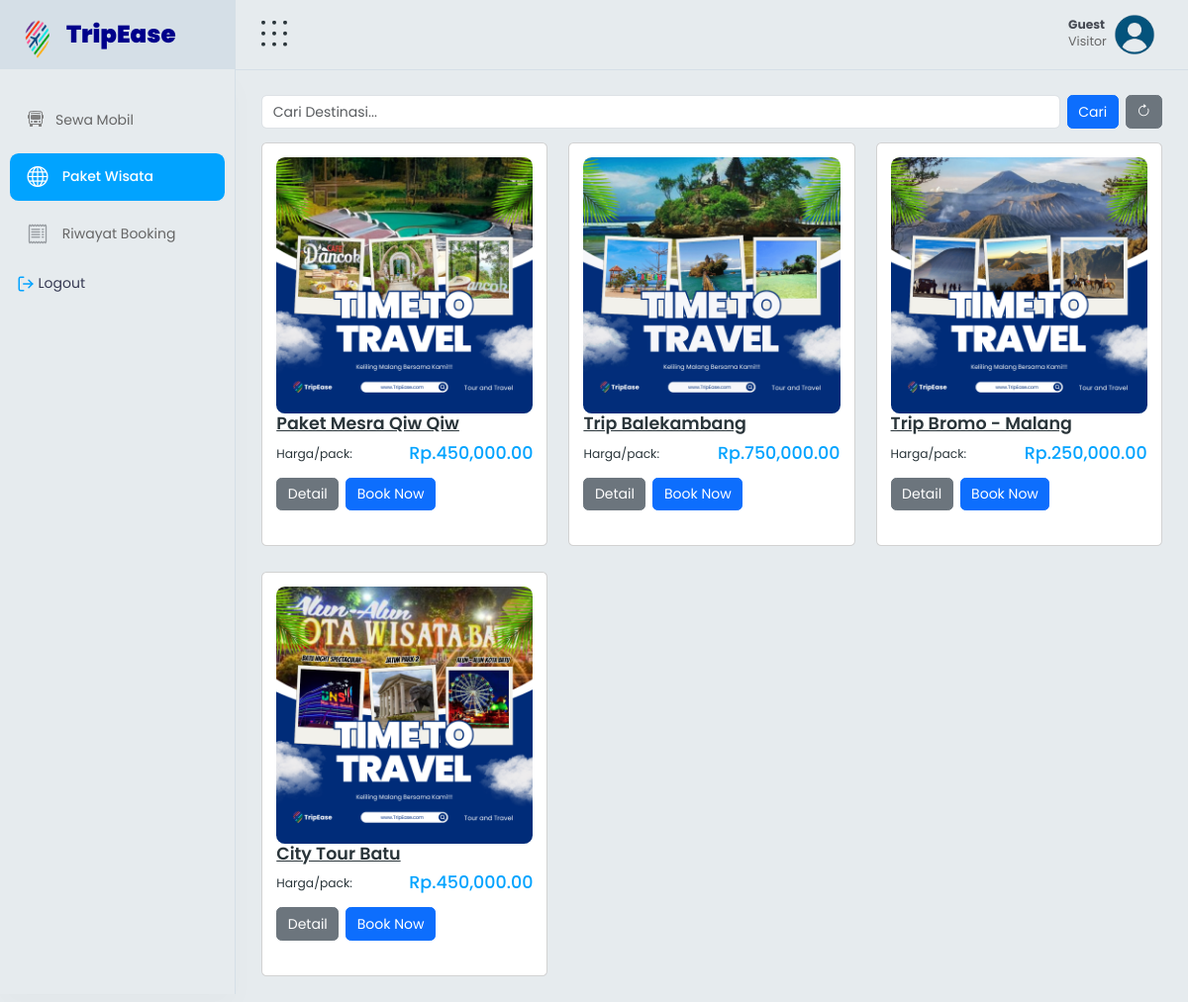
Screenshot of /wisata_user.php with the database file from the repository.
### tables this page shows
CREATE TABLE `destinasis` (
  `id` int(11) NOT NULL,
  `gambar` varchar(50) NOT NULL,
  `nama` varchar(50) NOT NULL,
  `deskripsi` varchar(225) NOT NULL,
  `harga` double(10,2) NOT NULL
);

### wisata_user.php (the view, shortened to what this page needs)
<?php
include 'layout/header_user.php';
include 'koneksi.php';
$search = isset($_GET['search']) ? $_GET['search'] : '';
$query = "SELECT * FROM destinasis";
$result = mysqli_query($koneksi, $query);
?>
<!DOCTYPE html>
<html lang="en">
<head>
    <link href="https://stackpath.bootstrapcdn.com/bootstrap/5.3.0/css/bootstrap.min.css" rel="stylesheet">
    <link href="https://cdnjs.cloudflare.com/ajax/libs/font-awesome/5.15.4/css/all.min.css" rel="stylesheet">
</head>
<body>
    <div class="content-body">
        <div class="container-fluid">
            <div class="row">
                    <form action="" method="GET" class="d-flex mb-3" >
                        <input type="text" name="search" class="form-control me-2 "  placeholder="Cari Destinasi..." value="<?= htmlspecialchars($search); ?>">
                        <button type="submit" class="btn btn-primary">Cari</button>
                        <a href="wisata_user.php" class="btn btn-secondary ms-2">
                        <i class="bi bi-arrow-clockwise"></i>
                        </a>
                    </form>
            </div>
            <div class="row">
                <?php if (mysqli_num_rows($result) > 0): ?>
                    <?php while ($row = mysqli_fetch_assoc($result)): ?>
                        <div class="col-lg-4 col-md-6">
                            <div class="card">
                                <div class="card-body">
                                    <div class="new-arrival-product mb-4">
                                        <div class="new-arrivals-img-contnent">
                                            <img class="img-fluid" src="<?= $row['gambar']; ?>" alt="Gambar Produk">
                                        </div>
                                        <div class="new-arrival-content position-relative">
                                            <h4><a href="#"><?= $row['nama']; ?></a></h4>
                                            <p>Harga/pack: <span class="price">Rp.<?= number_format($row['harga'], 2); ?></span></p>
                                            <div class="d-flex justify-content-start mt-3">
                                                <a href="detail_wisata.php?id=<?= $row['id']; ?>" class="btn btn-secondary me-2">Detail</a>
                                                <a href="booking_destinasi.php?harga=<?= $row['harga'] ?>&nama=<?= $row['nama'] ?>" class="btn btn-primary">Book Now</a>
                                            </div>
                                        </div>
                                    </div>
                                </div>
                            </div>
                        </div>
                    <?php endwhile; ?>
                <?php else: ?>
                    <div class="col-12">
                        <p class="text-center">Paket Wisata tidak ditemukan.</p>
                    </div>
                <?php endif; ?>
            </div>
        </div>
    </div>
</body>
</html>

### layout/header_user.php (shortened to what this page needs)
<!DOCTYPE html>
<html lang="en">
<head>
    <link href="public/assets/vendor/bootstrap-select/dist/css/bootstrap-select.min.css" rel="stylesheet" type="text/css" />
    <link href="public/assets/css/style.css" rel="stylesheet" type="text/css" />
    <link href="https://cdnjs.cloudflare.com/ajax/libs/bootstrap-icons/1.8.1/font/bootstrap-icons.min.css" rel="stylesheet">
</head>
<body>
	<div id="main-wrapper" class="wallet-open active">
		<div class="nav-header" style="display: flex; align-items: center;">
			<a href="dashboard_user.php" class="brand-logo" style="display: flex; align-items: center;">
				<img src="public/assets/images/logo_2.png" class="logo-abbr" width="50" height="50" alt="">
				<div class="brand-title" style="margin-left: 10px;">
					<h2 style="color: darkblue; margin: 0;"><b>TripEase</b></h2>
				</div>
			</a>
			<div class="nav-control">
				<div class="hamburger">
				</div>
			</div>
		</div>
		<div class="header">
			<div class="header-content">
				<nav class="navbar navbar-expand">
					<div class="collapse navbar-collapse justify-content-between">
						<ul class="navbar-nav header-right">
							<li class="nav-item">
								<div class="dropdown header-profile2">
									<a class="nav-link" href="javascript:void(0);" role="button" data-bs-toggle="dropdown" aria-expanded="false">
										<div class="header-info2 d-flex align-items-center">
											<div class="d-flex align-items-center sidebar-info">
												<div>
													<h4 class="mb-0"><?php echo isset($_SESSION['nama']) ? $_SESSION['nama'] : 'Guest'; ?></h4>
													<span class="d-block text-end"><?php echo isset($_SESSION['role']) ? $_SESSION['role'] : 'Visitor'; ?></span>
												</div>
											</div>
											<img src="public/assets/images/pfp_2.png" alt="">
										</div>
									</a>
								</div>
						</ul>
					</div>
				</nav>
			</div>
		</div>
		<div class="dlabnav">
			<div class="dlabnav-scroll">
				<ul class="metismenu" id="menu">
					<li>
						<a class="" href="kendaraan_user.php">
							<span class="nav-text">Sewa Mobil</span>
						</a>
					</li>
					<li>
						<a class="" href="wisata_user.php">
							<i class="bi bi-globe"></i>
							<span class="nav-text">Paket Wisata</span>
						</a>
					</li>
					<li>
						<a class="" href="riwayat_booking.php">
							<i class="bi bi-receipt"></i>
							<span class="nav-text">Riwayat Booking</span>
						</a>
					</li>
					<a href="index.php" onclick="return confirm('Apakah anda yakin ingin log out?');" aria-expanded="false">
						<span class="nav-text">Logout</span>
					</a>
				</ul>
			</div>
		</div>

### rows the page displays
destinasis: gambar (picture), nama "Paket Mesra Qiw Qiw", harga "450,000.00"
destinasis: gambar (picture), nama "Trip Balekambang", harga "750,000.00"
destinasis: gambar (picture), nama "Trip Bromo - Malang", harga "250,000.00"
destinasis: gambar (picture), nama "City Tour Batu", harga "450,000.00"
